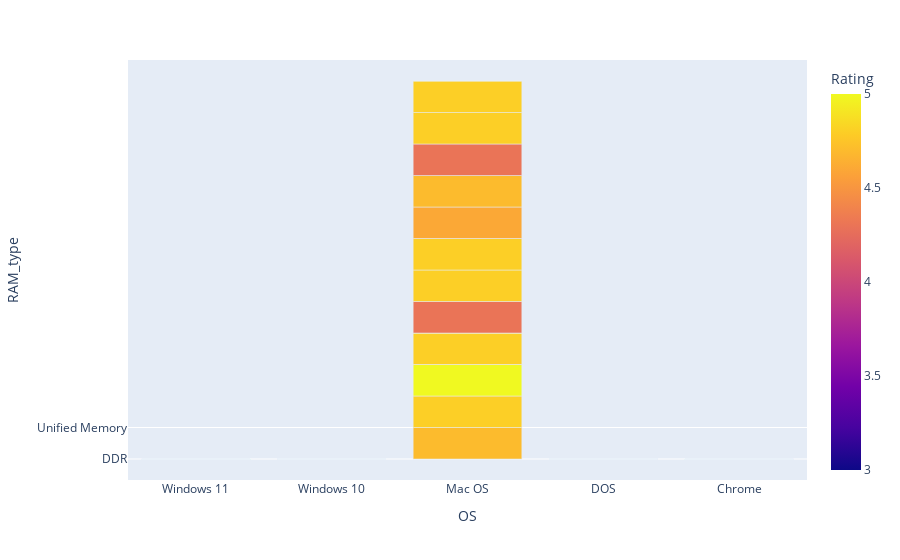

Notebook source saved alongside this figure:
### Code cell
fig = px.bar(data, y="RAM_type", x="OS", color="Rating", barmode="group")
fig.show()

### Figure 1 — Plotly figure (JSON) as saved in the notebook; plotly's stock layout.template omitted (floating-point values rounded to 4 significant figures; data arrays with more than 128 entries replaced by an {"elided": "..."} marker saying what was removed)
{"data": [{"alignmentgroup": "True", "hovertemplate": "OS=%{x}<br>RAM_type=%{y}<br>Rating=%{marker.color}<extra></extra>", "legendgroup": "", "marker": {"color": {"elided": "720 float values"}, "coloraxis": "coloraxis", "pattern": {"shape": ""}}, "name": "", "offsetgroup": "", "orientation": "v", "showlegend": false, "textposition": "auto", "type": "bar", "x": {"elided": "720 str values"}, "xaxis": "x", "y": {"elided": "720 str values"}, "yaxis": "y"}], "layout": {"barmode": "group", "coloraxis": {"colorbar": {"title": {"text": "Rating"}}, "colorscale": [[0, "#0d0887"], [0.1111, "#46039f"], [0.2222, "#7201a8"], [0.3333, "#9c179e"], [0.4444, "#bd3786"], [0.5556, "#d8576b"], [0.6667, "#ed7953"], [0.7778, "#fb9f3a"], [0.8889, "#fdca26"], [1, "#f0f921"]]}, "legend": {"tracegroupgap": 0}, "margin": {"t": 60}, "xaxis": {"anchor": "y", "domain": [0, 1], "title": {"text": "OS"}}, "yaxis": {"anchor": "x", "domain": [0, 1], "title": {"text": "RAM_type"}}}}
